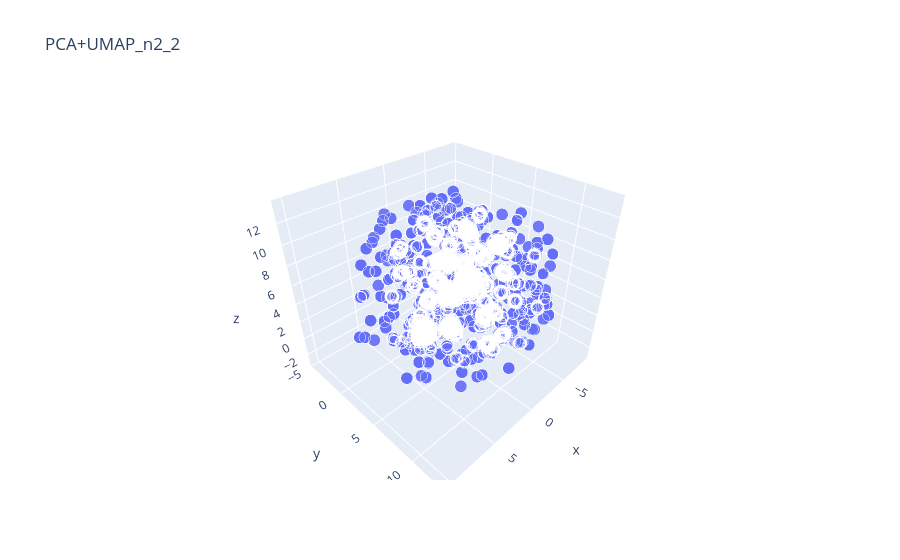

The cell this chart's notebook holds for it:
### Code cell
umap = up.UMAP(n_components=3, n_neighbors=2)
X_embedded_pca_umap = umap.fit_transform(X_pca)
plot_3D(X_embedded_pca_umap, title="PCA+UMAP_n2_2")

### Figure 1 — Plotly figure (JSON) as saved in the notebook; plotly's stock layout.template omitted (floating-point values rounded to 4 significant figures; data arrays with more than 128 entries replaced by an {"elided": "..."} marker saying what was removed)
{"data": [{"hovertemplate": "x=%{x}<br>y=%{y}<br>z=%{z}<br>size=%{marker.size}<extra></extra>", "legendgroup": "", "marker": {"color": "#636efa", "size": {"elided": "21000 int values"}, "sizemode": "area", "sizeref": 0.005, "symbol": "circle"}, "mode": "markers", "name": "", "scene": "scene", "showlegend": false, "type": "scatter3d", "x": {"elided": "21000 float values"}, "y": {"elided": "21000 float values"}, "z": {"elided": "21000 float values"}}], "layout": {"legend": {"itemsizing": "constant", "tracegroupgap": 0}, "scene": {"domain": {"x": [0, 1], "y": [0, 1]}, "xaxis": {"title": {"text": "x"}}, "yaxis": {"title": {"text": "y"}}, "zaxis": {"title": {"text": "z"}}}, "title": {"text": "PCA+UMAP_n2_2"}}}
